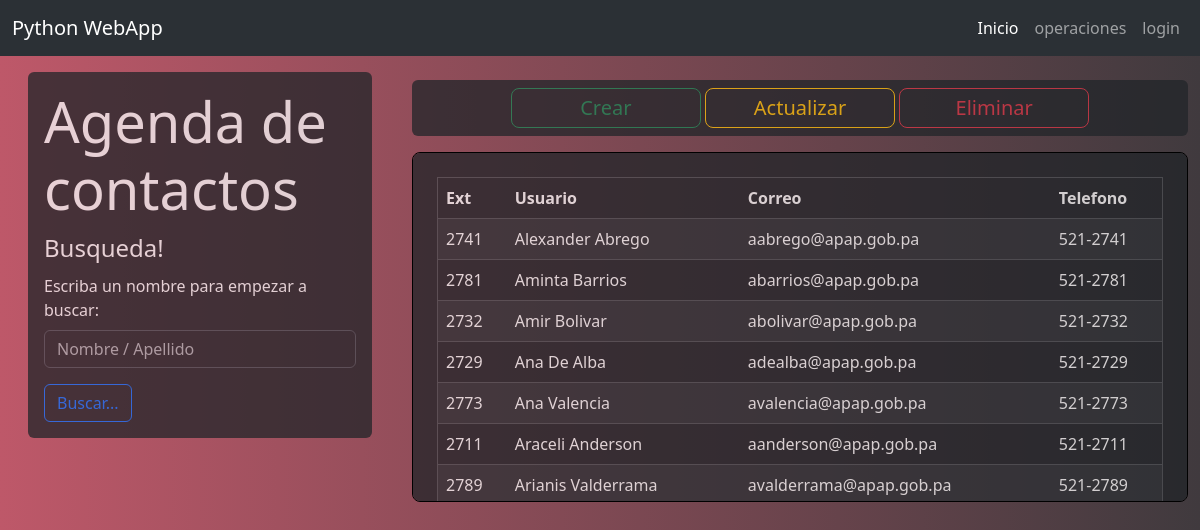
Before: / with the older database file.
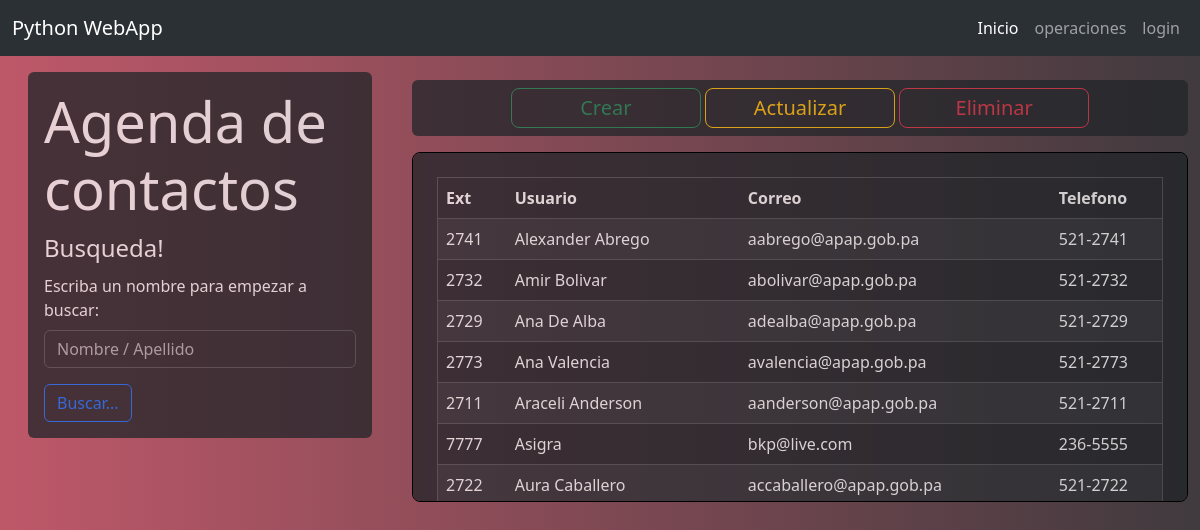
After: the same page with the newer database file.
### tables this page shows
CREATE TABLE contacts(
            ext integer primary key, 
            user text not null,
            mail text not null,
            phone text);

### app.py (the view)
@app.route('/')
def index():
    frontquery=db.query()
    return render_template('index.html', frontquery=frontquery)

### db.py (called while the page is built)
def get_conn():
    return sqlite3.connect(db)

def query():
    with get_conn() as con:
        cur = con.cursor()
        cur.execute("Select * from contacts order by user asc")
        total = cur.fetchall()
    return total

### templates/index.html
{%extends "layout.html"%}
{%block content%}
  <div class="row">
    <div class="col-md-4">
<div class="bg-dark text-light py-3 px-3 box rounded-2 m-3 opacity-75" data-bs-theme="dark">
    <h1 class="display-4">Agenda de contactos</h1>
    <form class="d-flex" role="search"">
        <fieldset>
          <legend>Busqueda!</legend>
          <div class="mb-3">
            <label for="TextInput" class="form-label">Escriba un nombre para empezar a buscar:</label>
            <input type="search" id="TextInput" class="form-control me-2" placeholder="Nombre / Apellido">
          </div>
          <button type="submit" class="btn btn-outline-primary">Buscar...</button>
        </fieldset>
      </form>
  </div>
</div>
<div class="col-md-8">
  <div class="bg-dark py-2 px-2 btn-group-lg mt-4 box rounded-2 opacity-75" data-bs-theme="dark" role="group" style="text-align:center" aria-label="Basic mixed styles example">
    <a type="button" class="btn btn-outline-success py-1 px-1 col-3" href="{{url_for('insert')}}">Crear</a>
    <a type="button" class="btn btn-outline-warning py-1 px-1 col-3" href="{{url_for('update')}}">Actualizar</a>
    <a type="button" class="btn btn-outline-danger py-1 px-1 col-3" href="{{url_for('delete')}}">Eliminar</a>
  </div>
<div class="scrollable-table">
  <div class="bg-dark py-4 px-4 text-bg-dark rounded-2 opacity-75">
      <table border="1" class="table table-striped table-dark table-hover">
          <thead>
              <tr>
                  <th>Ext</th>
                  <th>Usuario</th>
                  <th>Correo</th>
                  <th>Telefono</th>
              </tr>
          </thead>
          <tbody style="text-align:left">
              {% for row in frontquery %}
                  <tr>
                      <td scope="row">{{ row[0] }}</td>
                      <td scope="row">{{ row[1] }}</td>
                      <td scope="row">{{ row[2] }}</td>
                      <td scope="row">{{ row[3] }}</td>
                  </tr>
              {% endfor %}
          </tbody>
      </table>
      <br>
      <br>
   </div>
  </div>
 </div>
</div>
{%endblock%}

### templates/layout.html (shortened to what this page needs)
<!DOCTYPE html>
<html lang="en">
<head>
    <link rel="stylesheet" href="{{ url_for('static',filename='bootstrap.min.css')}}">
    <link rel="stylesheet" href="{{ url_for('static',filename='main.css')}}">
</head>
<body>
  <nav class="navbar navbar-expand-lg bg-body-tertiary opacity-100" data-bs-theme="dark">
    <div class="container-fluid">
      <a class="navbar-brand" href="/">Python WebApp</a>
      <div class="collapse navbar-collapse" id="navbarNavDropdown">
        <ul class="navbar-nav ms-auto mb-2 mb-lg-0">
          <li class="nav-item">
            <a class="nav-link active" aria-current="page" href="/">Inicio</a>
          </li>
          <li class="nav-item">
            <a class="nav-link" href="{{url_for('test1')}}">operaciones</a>
          </li>
          <li class="nav-item">
            <a class="nav-link" href="{{url_for('login')}}">login</a>
          </li>
            </ul>
      </div>
    </div>
  </nav>
    <div class="container-fluid">
      {%block content%}
      {%endblock%}
    </div>
</body>
</html>

### static/main.css (style rules this page uses)
body { background: #403A3E; background: -webkit-linear-gradient(to right, #BE5869, #403A3E); background: linear-gradient(to right, #BE5869, #403A3E); }
.scrollable-table { height: 350px; overflow-y: auto; margin-top: 16px; border-radius: 0.5rem; border: 1px solid #000000; scrollbar-width: thin; scrollbar-color: transparent transparent; }

Changed rows visible on the page:
removed contacts: ext "2781", user "Aminta Barrios", mail "abarrios@apap.gob.pa", phone "521-2781"
removed contacts: ext "2789", user "Arianis Valderrama", mail "avalderrama@apap.gob.pa", phone "521-2789"
added contacts: ext "7777", user "Asigra", mail "bkp@live.com", phone "236-5555"
now on this page (row unchanged): contacts: ext "2722", user "Aura Caballero", mail "accaballero@apap.gob.pa", phone "521-2722"
